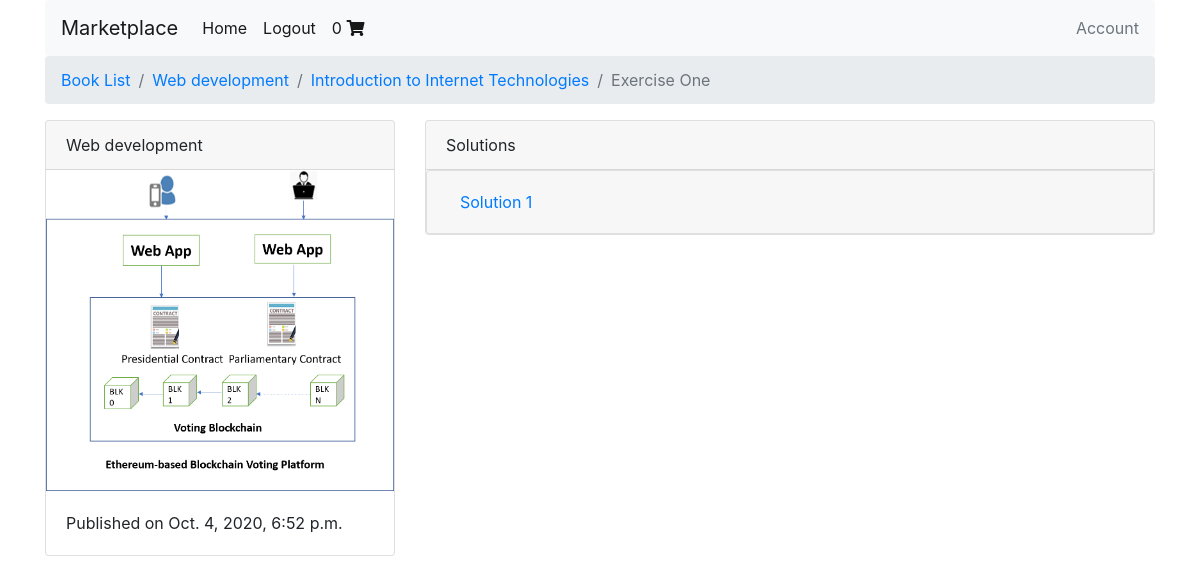
/web-development/1/1/ (signed in), run on the app's committed database.
### books/models.py (models this page shows, shortened)
class Exercise(models.Model):
    chapter = models.ForeignKey(Chapter, on_delete=models.CASCADE)
    exercise_number = models.IntegerField()
    page_number = models.IntegerField()
    title = models.CharField(max_length=100)

class Chapter(models.Model):
    book = models.ForeignKey(Book, on_delete=models.CASCADE)
    chapter_number = models.IntegerField()
    title = models.CharField(max_length=100)
    def get_absolute_url(self):
        return reverse("books:chapter-detail", kwargs={
            'book_slug':self.book.slug,
            'chapter_number':self.chapter_number
        })

class Book(models.Model):
    authors = models.ManyToManyField(Author) # A book can have multiple authors
    title = models.CharField(max_length=100)
    publication_date = models.DateTimeField()
    isbn = models.CharField(max_length=16)
    slug = models.SlugField()
    cover = models.ImageField()
    price = models.FloatField()
    def get_absolute_url(self):
        return reverse("books:book-detail", kwargs={
            'slug':self.slug
        })

class Solution(models.Model):
    exercise = models.ForeignKey(Exercise, on_delete=models.CASCADE)
    solution_number = models.IntegerField()
    image = models.ImageField()

### books/views.py (the view)
@login_required
def exercise_detail(request, book_slug, chapter_number, exercise_number):
    exercise_qs = Exercise.objects \
        .filter(chapter__book__slug=book_slug) \
        .filter(chapter__chapter_number=chapter_number) \
        .filter(exercise_number=exercise_number)
    exercise = exercise_qs[0]
    book_status = check_book_relationship(request, exercise.chapter.book)
    if exercise_qs.exists():
        context = {
            'exercise':exercise,
            'book_status':book_status
        }
        return render(request, "exercise_detail.html", context)
    return Http404

### books/views.py (called while the page is built, shortened)
def check_book_relationship(request, book):
    if book in request.user.userlibrary.books.all():
        return OWNED

### shopping_cart/templatetags/card_template_tags.py (called while the page is built)
@register.filter
def cart_item_count(user):
    if user.is_authenticated:
        qs = Order.objects.filter(user=user, is_ordered=False)
        if qs.exists():
            return qs[0].items.count()
    return 0

### templates/exercise_detail.html (shortened to what this page needs)
{% extends "base.html" %}
{% load static %}
{% block breadcrumb %}
<nav aria-label="breadcrumb">
<ol class="breadcrumb">
    <li class="breadcrumb-item" aria-current="page">
        <a href="{% url 'books:book-list'%}">Book List</a>
    </li>
    <li class="breadcrumb-item" aria-current="page">
        <a href="{{ exercise.chapter.book.get_absolute_url }}">
            {{ exercise.chapter.book.title }}
        </a>
    </li>
    <li class="breadcrumb-item" aria-current="page">
        <a href="{{ exercise.chapter.get_absolute_url }}">
            {{ exercise.chapter.title }}
        </a>
    </li>
    <li class="breadcrumb-item active" aria-current="page">
        {{ exercise.title }}
    </li>
</ol>
</nav>
{% endblock breadcrumb %}
{% block content %}
    <div class="row">
        <main class="col-md-4">
            {% include "book_snippet.html" with book=exercise.chapter.book %}
        </main>
        <aside class="col-md-8">
            <div class="card">
                <div class="card-header">
                    Solutions
                </div>
                {% if book_status == 'owned' %}
                    {% for solution in exercise.solution_set.all %}
                        <div class="accordion" id="toggle-{{ solution.solution_number }}">
                            <div class="card">
                                <div class="card-header" id="heading-{{ solution.solution_number }}">
                                <h2 class="mb-0">
                                    <button class="btn btn-link btn-block text-left" type="button" data-toggle="collapse" data-target="#collapse-{{ solution.solution_number }}" aria-expanded="true" aria-controls="collapse-{{ solution.solution_number }}">
                                        Solution {{ solution.solution_number }}
                                    </button>
                                </h2>
                                </div>
                            </div>
                        </div>
                    {% endfor %}
                {% endif %}
            </div>
        </aside>
    </div>
{% endblock content %}

### templates/navbar.html (shortened to what this page needs)
{% load card_template_tags %}
<nav class="navbar navbar-expand-lg navbar-light bg-light rounded">
<a class="navbar-brand" href="{% url 'books:book-list' %}">Marketplace</a>
<div class="collapse navbar-collapse" id="navbarsExample09">
    <ul class="navbar-nav mr-auto">
        <li class="nav-item active">
            <a class="nav-link" href="{% url 'books:book-list' %}">Home</span></a>
        </li>
        {% if request.user.is_authenticated %}
            <li class="nav-item active">
            <a class="nav-link" href="{% url 'account_logout' %}">Logout</a>
            </li>
            <li class="nav-item active">
                <a class="nav-link" href="{% url 'cart:order-summary' %}">
                    {{request.user | cart_item_count }}
                    <i class="fas fa-shopping-cart"></i>
                </a>
            </li>
         {% endif %}
    </ul>
    <a class="text-muted" href="{% url 'profile' %}">Account</a>
</div>
</nav>

### templates/book_snippet.html (shortened to what this page needs)
<div class="card" ">
    <div class="card-header"> {{ book.title }}</div>
    <img src="{{ book.cover.url }}" class="card-img-top" alt="...">
    <div class="card-body">
        <p class="card-text">Published on {{ book.publication_date }}</p>
    </div>
</div>

### data on the page
Exercise: chapter.book "Web development", chapter "Introduction to Internet Technologies", title "Exercise One"
Book: title "Web development", cover (picture), publication_date "Oct. 4, 2020, 6:52 p.m."
Solution: solution_number "1"

### other printed values
{{ request.user | cart_item_count }} "0"
